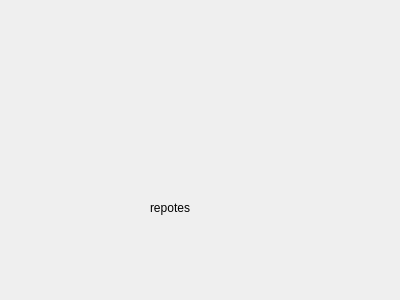
<?xml version="1.0" encoding="UTF-8"?>
<ui version="4.0">
 <class>Reportes</class>
 <widget class="QWidget" name="Reportes">
  <property name="geometry">
   <rect>
    <x>0</x>
    <y>0</y>
    <width>400</width>
    <height>300</height>
   </rect>
  </property>
  <property name="windowTitle">
   <string>Form</string>
  </property>
  <widget class="QLabel" name="label">
   <property name="geometry">
    <rect>
     <x>150</x>
     <y>200</y>
     <width>49</width>
     <height>16</height>
    </rect>
   </property>
   <property name="text">
    <string>repotes</string>
   </property>
  </widget>
 </widget>
 <resources/>
 <connections/>
</ui>
